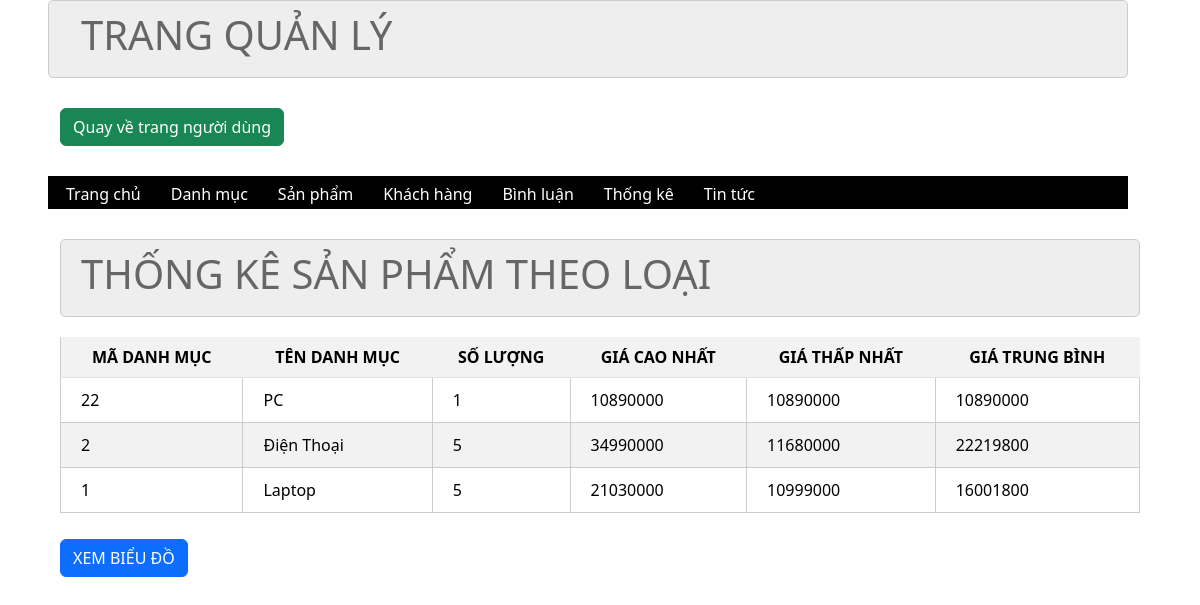
Screenshot of /admin/index.php?act=thongke (signed in) with the database file from the repository.
### tables this page shows
CREATE TABLE `danhmuc` (
  `id` int(11) NOT NULL,
  `name` varchar(255) NOT NULL
);

### model/pdo.php (called while the page is built, shortened)
<?php
function pdo_get_connection(){
    $servername = "localhost";
    $username = "root";
    $password = "";
    try {
        $conn = new PDO("mysql:host=$servername;dbname=duanmau", $username, $password);
        $conn->setAttribute(PDO::ATTR_ERRMODE, PDO::ERRMODE_EXCEPTION);
        return $conn;
    } catch(PDOException $e) {
        echo "Connection failed: " . $e->getMessage();
    }
}
function pdo_query($sql){
    $sql_args=array_slice(func_get_args(),1);
    try{
        $conn=pdo_get_connection();
        $stmt=$conn->prepare($sql);
        $stmt->execute($sql_args);
        $rows=$stmt->fetchAll();
        return $rows;
    }
    catch(PDOException $e){
        throw $e;
    }
    finally{
        unset($conn);
    }
}
?>

### model/modeladmin.php (called while the page is built, shortened)
<?php
    function loadall_thongke() {
        $sql = "SELECT danhmuc.id AS madm, danhmuc.name AS tendm, COUNT(sanpham.id) AS countSp, MIN(sanpham.price) AS minPrice, MAX(sanpham.price) AS maxPrice, AVG(sanpham.price) AS avgPrice";
        $sql .= " FROM sanpham LEFT JOIN danhmuc ON danhmuc.id = sanpham.iddm";
        $sql .= " GROUP BY danhmuc.id ORDER BY danhmuc.id DESC";
        $list_danhsach_thongke = pdo_query($sql);
        return $list_danhsach_thongke;
    }
?>

### admin/thongke/listthongke.php (the view)
<div class="row2">
    <div class="row2 font_title">
        <h1>THỐNG KÊ SẢN PHẨM THEO LOẠI</h1>
    </div>
    <div class="row2 form_content" style="margin-top: 20px; border-radius: 6px;">
        <form action="#" method="POST">
            <div class="row2 mb10 formds_loai">
                <table class="table table-striped">
                    <tr>
                        <th>MÃ DANH MỤC</th>
                        <th>TÊN DANH MỤC</th>
                        <th>SỐ LƯỢNG</th>
                        <th>GIÁ CAO NHẤT</th>
                        <th>GIÁ THẤP NHẤT</th>
                        <th>GIÁ TRUNG BÌNH</th>
                    </tr>
                    <?php
                        foreach($listthongke as $thongke) {
                            extract($thongke);
                            ?>
                                <tr>
                                    <td><?= $madm ?></td>
                                    <td><?= $tendm ?></td>
                                    <td><?= $countSp ?></td>
                                    <td><?= $maxPrice ?></td>
                                    <td><?= $minPrice ?></td>
                                    <td><?= $avgPrice ?></td>
                                </tr>
                            <?php
                        }
                    ?>
                </table>
            </div>
            <div>
                <a href="index.php?act=bieudo" class="btn btn-primary">XEM BIỂU ĐỒ</a>
            </div>
        </form>
    </div>
</div>
</div>

### css/css.css (style rules this page uses)
:root { --white-color: #fff; --black-color: #000; --text-color: #333; }
* { margin: 0; padding: 0; box-sizing: border-box; }
body { font-family: "Roboto", sans-serif; }
.row2 { float: left; width: 100%; }
.mb10 { margin-bottom: 10px; }
form { text-align: center; }
.font_title { background-color: #eee; border: 1px #ccc solid; color: #666; border-radius: 5px; padding: 10px 20px; }
.formds_loai table { width: 100%; border-collapse: collapse; background-color: #ccc; padding: 20px; }
.formds_loai table td { padding: 10px 20px; border: 1px #ccc solid; padding: 30px; }
a { text-decoration: none !important; }
form { text-align: left !important; }
td { padding: 10px 20px !important; }

### css/admin.css (style rules this page uses)
th { text-align: center !important; }

### rows the page displays
danhmuc: id "22", name "PC", countSp "1", maxPrice "10890000", minPrice "10890000", avgPrice "10890000"
danhmuc: id "2", name "Điện Thoại", countSp "5", maxPrice "34990000", minPrice "11680000", avgPrice "22219800"
danhmuc: id "1", name "Laptop", countSp "5", maxPrice "21030000", minPrice "10999000", avgPrice "16001800"
